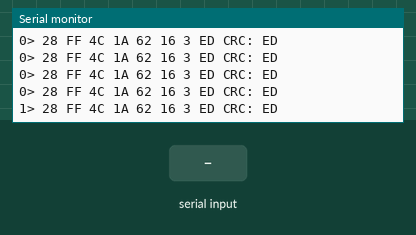
This sketch was run on a simulated Arduino Uno, built with avr-gcc and run on an emulated ATmega328P. Shown: the last lines printed to the serial monitor. The test bench sets the inputs (shaded band).

Above: at 1.2 s.
1.3 s: "w\n" received over Serial
At 2.1 s:
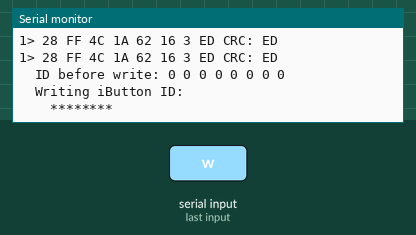
2.9 s: byte 119 ('w') received over Serial
At 3.29 s:
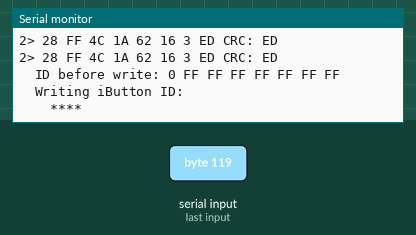
4.5 s: "w\n" received over Serial
At 4.89 s:
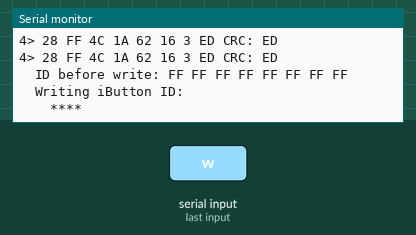
Timing chart, 0 to 7.5 s (numbered marks = the images above; inputs shaded):
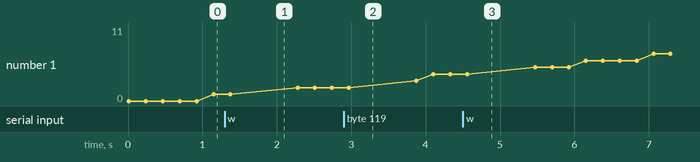

The sketch:

rw1990.ino
```cpp
#include <OneWire.h>

#define PIN 12

OneWire ibutton (PIN); // I button connected on PIN

byte addr[8]; //array to store the Ibutton ID.

// Hardcode here your desired ID
// 01 23 45 67 89 AB CD EF
byte newID[8] = {0x01, 0x23, 0x45, 0x67, 0x89, 0xAB, 0xCD, 0xEF};

int writeByte(byte data)
{
  int data_bit;
  for(data_bit=0; data_bit<8; data_bit++)
  {
    digitalWrite(PIN, LOW);
    pinMode(PIN, OUTPUT);
    if(data & 1) delayMicroseconds(60);
      else delayMicroseconds(10);
    pinMode(PIN, INPUT);
    digitalWrite(PIN, HIGH);
    delay(10);
    data = data >> 1;
  }
  return 0;
}

void setup()
{
 Serial.begin(9600);
}

void loop()
{
  if (!ibutton.search (addr))//read attached ibutton and asign value to buffer
  {
    ibutton.reset_search();
    delay(200);
    return;
  }

  Serial.print(millis()/1000);
  Serial.print("> ");
  for (byte x = 0; x<8; x++)
  {
    Serial.print(addr[x],HEX); //print the buffer content in LSB. For MSB: for (int x = 8; x>0; x--)
    Serial.print(" ");
  }

  //compute crc//
  byte crc;
  crc = ibutton.crc8(addr, 7);
  Serial.print("CRC: ");
  Serial.println(crc,HEX);
  if ( Serial.read() == 'w' )
  {
    ibutton.skip();
    ibutton.reset();
    ibutton.write(0x33);
    Serial.print("  ID before write:");
    for (byte x=0; x<8; x++)
    {
      Serial.print(' ');
      Serial.print(ibutton.read(), HEX);
    }

    // send reset
    ibutton.skip();
    ibutton.reset();

    // send 0xD1
    ibutton.write(0xD1);

    // send logical 0
    ibutton.write_bit(0x00);

    Serial.print('\n');
    Serial.print("  Writing iButton ID:\n    ");

    // send reset
    ibutton.skip();
    ibutton.reset();

    // send 0xD5
    ibutton.write(0xD5);

    for (byte x = 0; x<8; x++)
    {
      writeByte(newID[x]);
      Serial.print('*');
    }
    Serial.print('\n');

    ibutton.reset();

    // send 0xD1
    ibutton.write(0xD1);

    //send logical 1
    ibutton.write_bit(0x01);
  }
}
```

Measured:
- after the input at 1.3 s, the serial monitor: prints a new line after 0.11 s (image 1)
- after the input at 2.9 s, the serial monitor: prints a new line after 0.10 s (image 2)
- after the input at 4.5 s, the serial monitor: prints a new line after 0.09 s (image 3)
